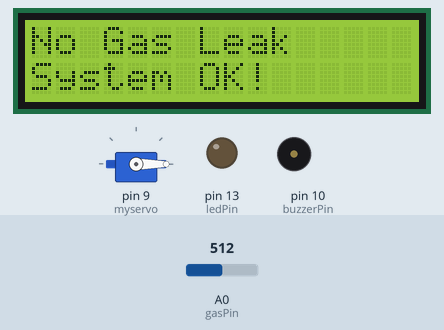
A sketch run on a simulated Arduino Uno, built with avr-gcc and run on an emulated ATmega328P. Parts: servo, 16×2 character LCD, output pins drawn as LEDs (lit = HIGH), buzzer (waves = sounding). The inputs (shaded band) are chosen by the test bench; at power-on: A0 (gasPin) = 512. Pins used as bus, display or sensor lines are not drawn; what the sketch prints to the serial monitor is not drawn.

Above: at 3.2 s.
3.3 s: A0 (gasPin) set to 656
13.5 s: A0 (gasPin) set to 679
At 17.4 s:
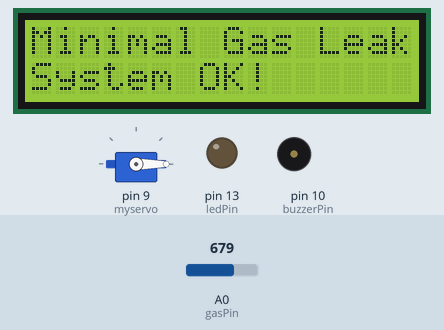
23.5 s: A0 (gasPin) set to 792
29.1 s: A0 (gasPin) set to 817
At 33.1 s:
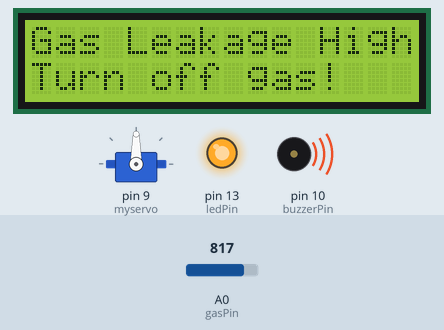
38.6 s: A0 (gasPin) set to 791
At 42.5 s:
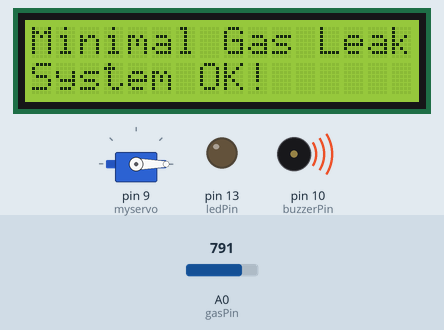
48.6 s: A0 (gasPin) set to 810
At 53.0 s:
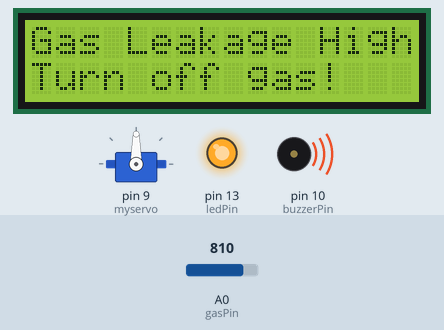
Timing chart, 0 to 54.5 s (numbered marks = the images above; inputs shaded):
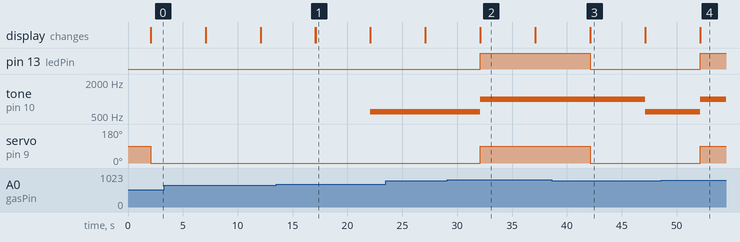

Measured:
- the behaviour switches between 664 and 665 on A0 (gasPin) (found by bisection; images 0 and 1)
- the behaviour switches between 800 and 801 on A0 (gasPin) (found by bisection; images 1 and 2)
- after the input at 13.5 s, tone on pin 10 (buzzerPin): silent → 600 Hz after 8.6 s; the display: first differs from a run without the input after 3.6 s (image 1)
- after the input at 29.1 s, pin 13 (ledPin): LOW → HIGH after 3.0 s; tone on pin 10 (buzzerPin): 600 Hz → 1000 Hz after 3.0 s; servo on pin 9 (myservo): 0° → 90° after 3.0 s; the display: first differs from a run without the input after 3.0 s (image 2)
- after the input at 38.6 s, pin 13 (ledPin): HIGH → LOW after 3.5 s; tone on pin 10 (buzzerPin): 1000 Hz → 600 Hz after 8.5 s; servo on pin 9 (myservo): 90° → 0° after 3.5 s; the display: first differs from a run without the input after 3.5 s (image 3)
- after the input at 48.6 s, pin 13 (ledPin): LOW → HIGH after 3.5 s; tone on pin 10 (buzzerPin): 600 Hz → 1000 Hz after 3.5 s; servo on pin 9 (myservo): 0° → 90° after 3.5 s; the display: first differs from a run without the input after 3.5 s (image 4)
- what the display in image 1 shows lasts 5.0 s, from 17.1 s to 22.1 s

The sketch:

Arduino_Code.ino
```cpp
#include <Servo.h> // Including the servo library
#include <LiquidCrystal.h> // Including the LCD library

LiquidCrystal lcd(12, 11, 5, 4, 3, 2); // Initializing the LCD pins
Servo myservo; // Creatinging a servo object

int gasPin = A0; // Defining the gas sensor pin
int ledPin = 13; // Defining the LED pin
int buzzerPin = 10; // Defining the buzzer pin
int gasValue; // Defining the gas value variable
int threshold = 900; // Defining the gas threshold level

void setup() {
  pinMode(ledPin, OUTPUT); // Setting the LED pin as output
  pinMode(buzzerPin, OUTPUT); // Setting the buzzer pin as output
  myservo.attach(9); // Attaching the servo to pin 9
  lcd.begin(16, 2); // Initialize the LCD with 16 columns and 2 rows
  lcd.print("Gas Leakage"); // Printing the text on the first row of the LCD
  lcd.setCursor(0, 1); // Moves the cursor to the second row of the LCD
  lcd.print("Detection System"); // Printing the text on the second row of the LCD
  delay(2000); // Waiting for 2 seconds
  lcd.clear(); // Clearing the LCD screen
  Serial.begin(9600);
}

void loop() {
  gasValue = analogRead(gasPin); // Reading the gas sensor value
  if (gasValue > 800) { // If the gas value is higher than the threshold level
    digitalWrite(ledPin, HIGH); // Turn ON the LED
    digitalWrite(buzzerPin, HIGH); // Turn ON the buzzer
    myservo.write(90); // Rotates the servo to 90 degrees
    lcd.setCursor(0, 0); // Moves the cursor to the first row of the LCD
    lcd.print("Gas Leakage High!"); // Printing the text on the first row of the LCD
    lcd.setCursor(0, 1); // Moves the cursor to the second row of the LCD
    lcd.print("Turn off gas!"); // Printing the text on the second row of the LCD
    tone(buzzerPin, 1000); // Setting up the buzzer
    delay(5000); // Waiting for 5 seconds
    lcd.clear();
  }

  else if (gasValue > 664 && gasValue < 801 ) { // If the gas value is lower than the threshold level
    digitalWrite(ledPin, LOW); // Turning OFF the LED
    digitalWrite(buzzerPin, LOW); // Turning OFF the buzzer
    myservo.write(0); // Rotating the servo to 0 degrees
    lcd.setCursor(0, 0); // Moving the cursor to the firstrow of the LCD
	lcd.print("Minimal Gas Leak"); // Printing the text on the first row of the LCD
	lcd.setCursor(0, 1); // Moving the cursor to the second row of the LCD
	lcd.print("System OK!"); // Printing the text on the second row of the LCD
    delay(5000); // Waiting 5 seconds
    tone(buzzerPin, 600); // Toning down the buzzer
    lcd.clear();
}

  else if (gasValue < 665) { // If the gas value is lower than the threshold level
    digitalWrite(ledPin, LOW); // Turning OFF the LED
    digitalWrite(buzzerPin, LOW); // Turning OFF the buzzer
    myservo.write(0); // Rotating the servo to 0 degrees
    lcd.setCursor(0, 0); // Moving the cursor to the firstrow of the LCD
	lcd.print("No Gas Leak"); // Printing the text on the first row of the LCD
	lcd.setCursor(0, 1); // Moving the cursor to the second row of the LCD
	lcd.print("System OK!"); // Printing the text on the second row of the LCD
    delay(5000); // Waiting 5 seconds
    noTone(buzzerPin); // Toning down the buzzer
    lcd.clear();
}
  Serial.println();
  Serial.println("Current Gas Reading: ");
  Serial.println(gasValue);
  Serial.println();
  Serial.println("*** *** *** *** ***");
}
```
